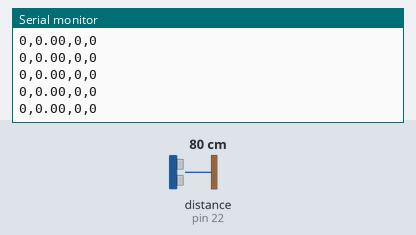
A sketch run on a simulated Arduino Mega 2560, built with avr-gcc and run on an emulated ATmega2560. Parts: the last lines printed to the serial monitor. Wiring (inferred from the names in the program): ultrasonic range finder: trigger pin 24; echo pin 22. Inputs (shaded band) come from the test bench; at power-on: distance to the obstacle (sensor on pin 22) 80 cm. The echo pulse lasts 58.3 µs per cm.

Above: at 1.2 s.
1.3 s: distance to the obstacle (sensor on pin 22) set to 9 cm
At 1.67 s:
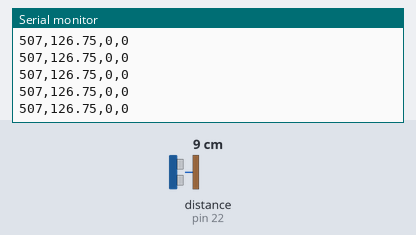
4.3 s: distance to the obstacle (sensor on pin 22) set to 2 cm
At 4.47 s:
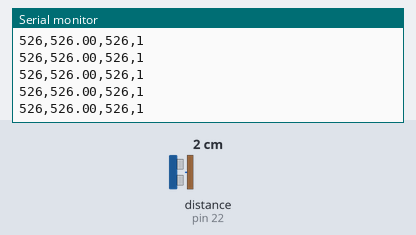
Timing chart, 0 to 7.3 s (numbered marks = the images above; inputs shaded):
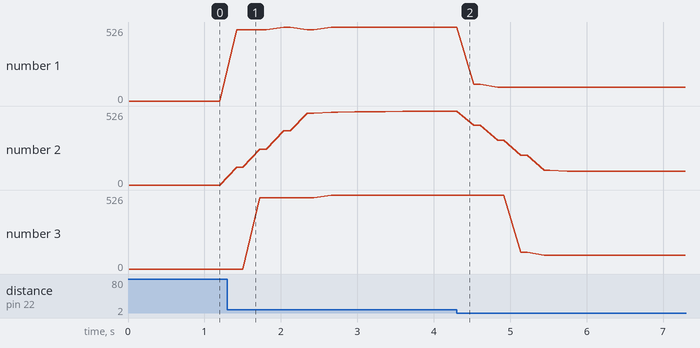

The sketch:

ultrasonic.ino
```cpp
/* ultrasonic test
 */

#include <Arduino.h>
#include "RunningMedian.h"


#define pinTrigger 24
#define pinEcho    22


// ultrasonic sensor max echo time (WARNING: do not set too high, it consumes CPU time!)
#define MAX_ECHO_TIME 3000
#define MIN_ECHO_TIME 150
#define NO_ECHO 0


RunningMedian<unsigned int,4> sonarMeasurements;


// HC-SR04 ultrasonic sensor driver
unsigned int readHCSR04(int triggerPin, int echoPin){
  unsigned int uS;
  digitalWrite(triggerPin, LOW);
  delayMicroseconds(2);
  digitalWrite(triggerPin, HIGH);
  delayMicroseconds(10);
  digitalWrite(triggerPin, LOW);
  // if there is no reflection, we will get 0  (NO_ECHO)
  uS = pulseIn(echoPin, HIGH, MAX_ECHO_TIME);
  //if (uS == MAX_ECHO_TIME) uS = NO_ECHO;
  //if (uS < MIN_ECHO_TIME) uS = NO_ECHO;
  return uS;
}


void setup()  {
  pinMode(pinTrigger , OUTPUT);
  pinMode(pinEcho , INPUT);

  Serial.begin(19200);
  Serial.println("START");
  Serial.println("raw,avg,median,triggered");
}

void loop()  {
  int triggered = 0;
  float avg;
  unsigned int median;
  int raw;
  raw = readHCSR04(pinTrigger, pinEcho);
  //if (x != NO_ECHO){
    sonarMeasurements.add(raw);
  //}
  sonarMeasurements.getAverage(avg);
  //if (sonarMeasurements.getStatus() == sonarMeasurements.OK) {
    sonarMeasurements.getMedian(median);
  //}

  if ( (median != NO_ECHO) && (median < 800) ) triggered = 1;

  for (int i=0; i < 10; i++){
    Serial.print(raw);
    Serial.print(",");
    Serial.print(avg);
    Serial.print(",");
    Serial.print(median);
    Serial.print(",");
    Serial.print(triggered);
    Serial.println();
  }
  delay(250);
}
```

RunningMedian.h
```cpp
// running median filter
//
// usage:
//   RunningMedian<unsigned int,32> myMedian;
//   if (myMedian.getStatus() == myMedian.OK)  myMedian.getMedian(_median);


#ifndef RunningMedian_h
#define RunningMedian_h
//
//    FILE: RunningMedian.h
//  AUTHOR: Rob dot Tillaart at gmail dot com
// PURPOSE: RunningMedian library for Arduino
// VERSION: 0.2.00 - template edition
//     URL: http://arduino.cc/playground/Main/RunningMedian
// HISTORY: 0.2.00 first template version by Ronny
//          0.2.01 added getAverage(uint8_t nMedians, float val)
//
// Released to the public domain
//

#include <inttypes.h>

template <typename T, int N> class RunningMedian {

public:

    enum STATUS {OK = 0, NOK = 1};

    RunningMedian() {
        _size = N;
        clear();
    };

    void clear() {
        _cnt = 0;
        _idx = 0;
    };

    void add(T value) {
        _ar[_idx++] = value;
        if (_idx >= _size) _idx = 0; // wrap around
        if (_cnt < _size) _cnt++;
    };

    STATUS getMedian(T& value) {
        if (_cnt > 0) {
            sort();
            value = _as[_cnt/2];
            return OK;
        }
        return NOK;
    };

    STATUS getAverage(float &value) {
        if (_cnt > 0) {
            float sum = 0;
            for (uint8_t i=0; i< _cnt; i++) sum += _ar[i];
            value = sum / _cnt;
            return OK;
        }
        return NOK;
    };

    STATUS getAverage(uint8_t nMedians, float &value) {
        if ((_cnt > 0) && (nMedians > 0))
        {
            if (_cnt < nMedians) nMedians = _cnt;     // when filling the array for first time
            uint8_t start = ((_cnt - nMedians)/2);
            uint8_t stop = start + nMedians;
            sort();
            float sum = 0;
            for (uint8_t i = start; i < stop; i++) sum += _as[i];
            value = sum / nMedians;
            return OK;
        }
        return NOK;
    }

    STATUS getHighest(T& value) {
        if (_cnt > 0) {
            sort();
            value = _as[_cnt-1];
            return OK;
        }
        return NOK;
    };

    STATUS getLowest(T& value) {
        if (_cnt > 0) {
            sort();
            value =  _as[0];
            return OK;
        }
        return NOK;
    };

    unsigned getSize() {
        return _size;
    };

    unsigned getCount() {
        return _cnt;
    }

    STATUS getStatus() {
        return (_cnt > 0 ? OK : NOK);
    };

private:
    uint8_t _size;
    uint8_t _cnt;
    uint8_t _idx;
    T _ar[N];
    T _as[N];
    void sort() {
        // copy
        for (uint8_t i=0; i< _cnt; i++) _as[i] = _ar[i];

        // sort all
        for (uint8_t i=0; i< _cnt-1; i++) {
            uint8_t m = i;
            for (uint8_t j=i+1; j< _cnt; j++) {
                if (_as[j] < _as[m]) m = j;
            }
            if (m != i) {
                T t = _as[m];
                _as[m] = _as[i];
                _as[i] = t;
            }
        }
    };
};

#endif
```

Measured:
- after the input at 1.3 s, the serial monitor: prints a new line after 0.12 s (image 1)
- plotted number 1: 0 → 526 after the input at 1.3 s, 526 → 99 after the input at 4.3 s
- plotted number 2: 0 → 526 after the input at 1.3 s, 526 → 99 after the input at 4.3 s
- plotted number 3: 0 → 526 after the input at 1.3 s, 526 → 99 after the input at 4.3 s
